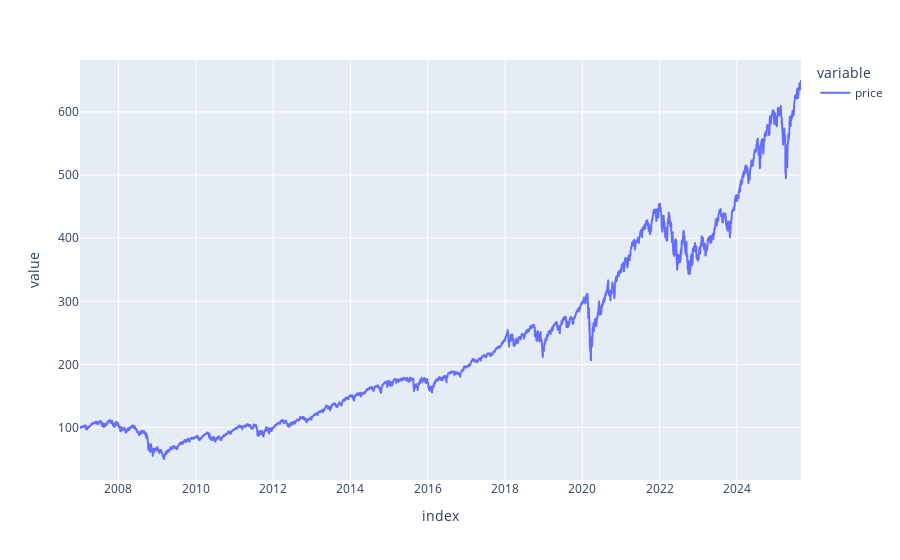

Here is the notebook cell this chart was saved with:
### Code cell
px.line(price)

### Figure 1 — Plotly figure (JSON) as saved in the notebook; plotly's stock layout.template omitted (floating-point values rounded to 4 significant figures; data arrays with more than 128 entries replaced by an {"elided": "..."} marker saying what was removed)
{"data": [{"hovertemplate": "variable=price<br>index=%{x}<br>value=%{y}<extra></extra>", "legendgroup": "price", "line": {"color": "#636efa", "dash": "solid"}, "marker": {"symbol": "circle"}, "mode": "lines", "name": "price", "showlegend": true, "type": "scattergl", "x": {"elided": "4695 str values"}, "xaxis": "x", "y": {"elided": "4695 float values"}, "yaxis": "y"}], "layout": {"legend": {"title": {"text": "variable"}, "tracegroupgap": 0}, "margin": {"t": 60}, "xaxis": {"anchor": "y", "domain": [0, 1], "title": {"text": "index"}}, "yaxis": {"anchor": "x", "domain": [0, 1], "title": {"text": "value"}}}}
